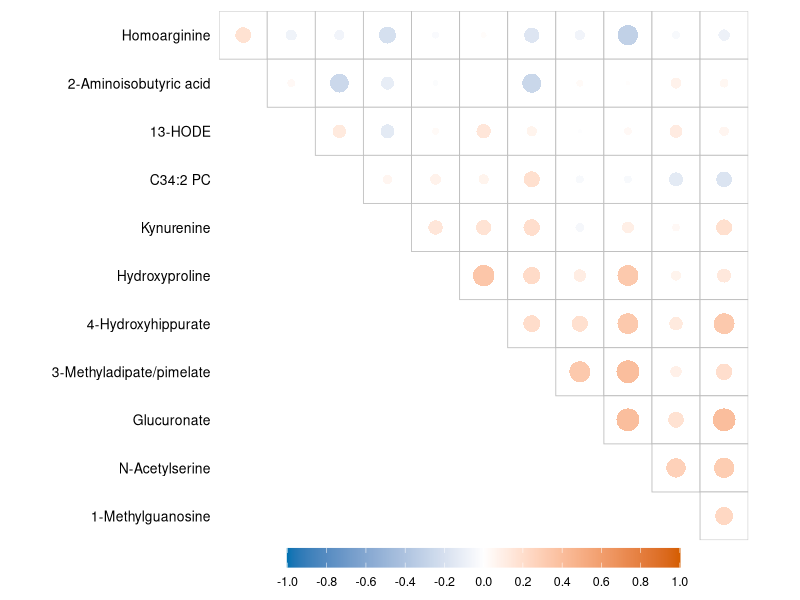

The R source for this figure:
library(ggplot2)
library(svglite)
library(grid)

data = read.csv("data.csv", stringsAsFactors = FALSE)

all_levels = c(
  "Malonate", "Homoarginine", "2-Aminoisobutyric acid", "13-HODE",
  "C34:2 PC", "Kynurenine", "Hydroxyproline", "4-Hydroxyhippurate",
  "3-Methyladipate/pimelate", "Glucuronate", "N-Acetylserine",
  "1-Methylguanosine", "N-Carbamoyl-beta-alanine"
)

row_levels = all_levels[-1]
col_levels = all_levels[-length(all_levels)]

data$var1 = factor(data$var1, levels = rev(row_levels))
data$var2 = factor(data$var2, levels = col_levels)

p = ggplot() +
  geom_tile(
    data = data,
    aes(x = var2, y = var1),
    fill = "white", color = "gray75", linewidth = 0.3
  ) +
  geom_point(
    data = data,
    aes(x = var2, y = var1, color = value, size = abs(value)),
    shape = 16
  ) +
  scale_color_gradient2(
    low = "#0072B2", mid = "white", high = "#D55E00",
    midpoint = 0, limits = c(-1, 1),
    name = NULL,
    breaks = seq(-1, 1, by = 0.2),
    labels = function(x) format(x, trim = TRUE, scientific = FALSE)
  ) +
  scale_size_area(max_size = 7.4, guide = "none") +
  scale_x_discrete(expand = c(0, 0), labels = rep("", length(col_levels))) +
  scale_y_discrete(expand = c(0, 0)) +
  coord_fixed() +
  labs(x = NULL, y = NULL) +
  theme_void(base_size = 12) +
  theme(
    axis.text.y = element_text(size = 10, colour = "black", hjust = 1, margin = margin(r = 6)),
    axis.text.x = element_blank(),
    axis.ticks = element_blank(),
    legend.position = "bottom",
    legend.key.width = unit(6.8, "cm"),
    legend.key.height = unit(0.45, "cm"),
    legend.text = element_text(size = 9),
    legend.background = element_rect(fill = "white", colour = NA),
    legend.box.background = element_rect(fill = "white", colour = NA),
    panel.background = element_rect(fill = "white", colour = NA),
    plot.background = element_rect(fill = "white", colour = NA),
    plot.margin = margin(8, 8, 8, 8)
  ) +
  guides(color = guide_colorbar(
    title.position = "top",
    barwidth = unit(10, "cm"),
    barheight = unit(0.5, "cm")
  ))

ggsave("fig2b.svg", p, width = 7, height = 7)
